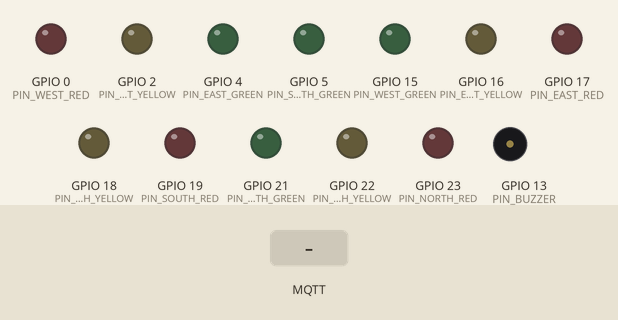
A sketch run on a simulated ESP32. Parts: output pins drawn as LEDs (lit = HIGH), buzzer (waves = sounding, pin HIGH). The inputs (shaded band) are chosen by the test bench. WiFi joins after 1.5 s; servers stay silent unless stated; no MQTT or app messages arrive unless stated; what the sketch prints to the serial monitor is not drawn.

Above: at 0.0 s.
At 3.7 s:
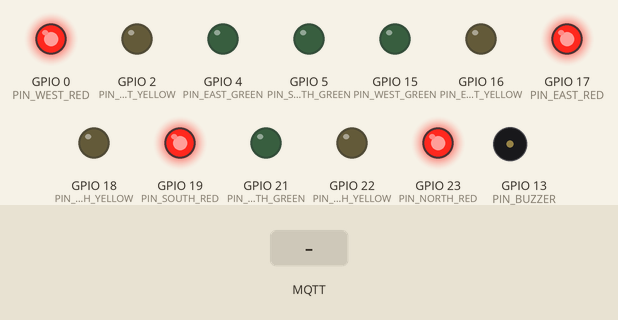
3.8 s: MQTT message "GREEN" arrives on the first subscribed topic
5.3 s: MQTT message "1" arrives on the first subscribed topic
At 20.8 s:
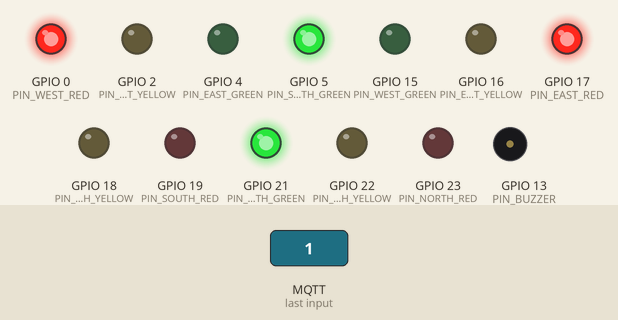
Timing chart, 0 to 27.8 s (numbered marks = the images above; inputs shaded):
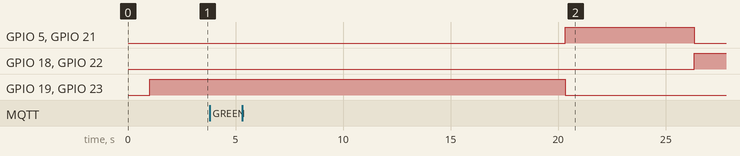

Measured:
- after the input at 3.8 s, every drawn part: stays the same

The sketch:

traffic_signal.ino
```cpp
/*
 * ==============================================================================
 * PROJECT: Smart Acoustic & Vision Traffic Signal (ESP32 IoT Controller)
 * SUBTITLE: Real-Time Multimodal AI Traffic Signal Management
 *
 * DESCRIPTION:
 * Controls miniature 4-way physical traffic signal LEDs (North, South, East, West)
 * based on commands received via MQTT from the Python AI Decision Engine.
 *
 * FAIL-SAFE:
 * If Wi-Fi or MQTT connection is lost for > 15 seconds, the ESP32 automatically
 * falls back to an autonomous local cycle with safe yellow transitions.
 * ==============================================================================
 */

#include <WiFi.h>
#include <PubSubClient.h>
#include <ArduinoJson.h>

// ==============================================================================
// 1. PIN DEFINITIONS (Easily Configurable for Breadboard Wiring)
// ==============================================================================
// NORTH INTERSECTION LEDs
#define PIN_NORTH_RED     23
#define PIN_NORTH_YELLOW  22
#define PIN_NORTH_GREEN   21

// SOUTH INTERSECTION LEDs
#define PIN_SOUTH_RED     19
#define PIN_SOUTH_YELLOW  18
#define PIN_SOUTH_GREEN   5

// EAST INTERSECTION LEDs
#define PIN_EAST_RED      17
#define PIN_EAST_YELLOW   16
#define PIN_EAST_GREEN    4

// WEST INTERSECTION LEDs
#define PIN_WEST_RED      0
#define PIN_WEST_YELLOW   2
#define PIN_WEST_GREEN    15

// OPTIONAL BUZZER (Beeps during Emergency Corridor)
#define PIN_BUZZER        13

// ==============================================================================
// 2. NETWORK & MQTT CONFIGURATION
// ==============================================================================
const char* WIFI_SSID       = "YOUR_WIFI_SSID";
const char* WIFI_PASSWORD   = "YOUR_WIFI_PASSWORD";

const char* MQTT_BROKER     = "192.168.1.100";  // IP address of Laptop running backend
const int   MQTT_PORT       = 1883;
const char* MQTT_CLIENT_ID  = "ESP32_Traffic_Signal";
const char* MQTT_USER       = "";               // Leave blank if no authentication
const char* MQTT_PASSWORD   = "";

// MQTT TOPICS
const char* TOPIC_SIGNAL    = "traffic/signal";
const char* TOPIC_STATUS    = "traffic/status";

// ==============================================================================
// 3. GLOBAL OBJECTS & STATE VARIABLES
// ==============================================================================
WiFiClient espClient;
PubSubClient mqttClient(espClient);

unsigned long lastMqttMessageTime = 0;
unsigned long lastHeartbeatTime   = 0;
const unsigned long FAILSAFE_TIMEOUT_MS = 15000;  // 15 seconds timeout
bool isAutonomousMode = false;

// ==============================================================================
// 4. HELPER FUNCTIONS: LED HARDWARE CONTROL
// ==============================================================================
void setupPins() {
  pinMode(PIN_NORTH_RED, OUTPUT);
  pinMode(PIN_NORTH_YELLOW, OUTPUT);
  pinMode(PIN_NORTH_GREEN, OUTPUT);

  pinMode(PIN_SOUTH_RED, OUTPUT);
  pinMode(PIN_SOUTH_YELLOW, OUTPUT);
  pinMode(PIN_SOUTH_GREEN, OUTPUT);

  pinMode(PIN_EAST_RED, OUTPUT);
  pinMode(PIN_EAST_YELLOW, OUTPUT);
  pinMode(PIN_EAST_GREEN, OUTPUT);

  pinMode(PIN_WEST_RED, OUTPUT);
  pinMode(PIN_WEST_YELLOW, OUTPUT);
  pinMode(PIN_WEST_GREEN, OUTPUT);

  pinMode(PIN_BUZZER, OUTPUT);
  digitalWrite(PIN_BUZZER, LOW);

  // Turn all RED during boot
  setAllRed();
}

void setSignalHead(int pinRed, int pinYellow, int pinGreen, const char* state) {
  if (strcmp(state, "GREEN") == 0) {
    digitalWrite(pinRed, LOW);
    digitalWrite(pinYellow, LOW);
    digitalWrite(pinGreen, HIGH);
  } else if (strcmp(state, "YELLOW") == 0) {
    digitalWrite(pinRed, LOW);
    digitalWrite(pinYellow, HIGH);
    digitalWrite(pinGreen, LOW);
  } else { // Default RED
    digitalWrite(pinRed, HIGH);
    digitalWrite(pinYellow, LOW);
    digitalWrite(pinGreen, LOW);
  }
}

void setAllRed() {
  setSignalHead(PIN_NORTH_RED, PIN_NORTH_YELLOW, PIN_NORTH_GREEN, "RED");
  setSignalHead(PIN_SOUTH_RED, PIN_SOUTH_YELLOW, PIN_SOUTH_GREEN, "RED");
  setSignalHead(PIN_EAST_RED, PIN_EAST_YELLOW, PIN_EAST_GREEN, "RED");
  setSignalHead(PIN_WEST_RED, PIN_WEST_YELLOW, PIN_WEST_GREEN, "RED");
}

void applySignals(const char* north, const char* south, const char* east, const char* west, bool buzzerActive) {
  setSignalHead(PIN_NORTH_RED, PIN_NORTH_YELLOW, PIN_NORTH_GREEN, north);
  setSignalHead(PIN_SOUTH_RED, PIN_SOUTH_YELLOW, PIN_SOUTH_GREEN, south);
  setSignalHead(PIN_EAST_RED, PIN_EAST_YELLOW, PIN_EAST_GREEN, east);
  setSignalHead(PIN_WEST_RED, PIN_WEST_YELLOW, PIN_WEST_GREEN, west);
  digitalWrite(PIN_BUZZER, buzzerActive ? HIGH : LOW);
}

// ==============================================================================
// 5. MQTT MESSAGE CALLBACK & JSON PARSER
// ==============================================================================
void onMqttMessage(char* topic, byte* payload, unsigned int length) {
  lastMqttMessageTime = millis();
  isAutonomousMode = false;

  StaticJsonDocument<512> doc;
  DeserializationError error = deserializeJson(doc, payload, length);

  if (error) {
    Serial.print(F("JSON parsing failed: "));
    Serial.println(error.f_str());
    return;
  }

  const char* mode = doc["mode"] | "NORMAL";
  JsonObject signals = doc["signals"];

  const char* north = signals["NORTH"] | "RED";
  const char* south = signals["SOUTH"] | "RED";
  const char* east  = signals["EAST"]  | "RED";
  const char* west  = signals["WEST"]  | "RED";

  bool isEmergency = (strcmp(mode, "EMERGENCY") == 0);
  applySignals(north, south, east, west, isEmergency);

  Serial.printf("[SIGNAL UPDATE] Mode: %s | N:%s S:%s E:%s W:%s\n", mode, north, south, east, west);
}

// ==============================================================================
// 6. NETWORK & MQTT RECONNECTION
// ==============================================================================
void connectWiFi() {
  if (WiFi.status() == WL_CONNECTED) return;

  Serial.print("Connecting to Wi-Fi: ");
  Serial.println(WIFI_SSID);
  WiFi.mode(WIFI_STA);
  WiFi.begin(WIFI_SSID, WIFI_PASSWORD);

  int attempts = 0;
  while (WiFi.status() != WL_CONNECTED && attempts < 20) {
    delay(500);
    Serial.print(".");
    attempts++;
  }

  if (WiFi.status() == WL_CONNECTED) {
    Serial.println("\nWi-Fi connected! IP Address: " + WiFi.localIP().toString());
  } else {
    Serial.println("\nWi-Fi connection failed! Running autonomous local cycle.");
  }
}

void connectMQTT() {
  if (mqttClient.connected()) return;

  Serial.print("Connecting to MQTT Broker at ");
  Serial.println(MQTT_BROKER);

  if (mqttClient.connect(MQTT_CLIENT_ID, MQTT_USER, MQTT_PASSWORD)) {
    Serial.println("MQTT Connected successfully!");
    mqttClient.subscribe(TOPIC_SIGNAL);
    lastMqttMessageTime = millis();
  } else {
    Serial.print("MQTT connection failed, rc=");
    Serial.println(mqttClient.state());
  }
}

void sendHeartbeat() {
  if (!mqttClient.connected()) return;

  StaticJsonDocument<256> doc;
  doc["device"] = "ESP32_TRAFFIC_SIGNAL";
  doc["status"] = isAutonomousMode ? "AUTONOMOUS_FALLBACK" : "ONLINE_SLAVE";
  doc["ip"] = WiFi.localIP().toString();
  doc["rssi"] = WiFi.RSSI();
  doc["uptime_ms"] = millis();

  char buffer[256];
  serializeJson(doc, buffer);
  mqttClient.publish(TOPIC_STATUS, buffer);
}

// ==============================================================================
// 7. FAIL-SAFE AUTONOMOUS FALLBACK (Runs if Wi-Fi/MQTT is disconnected)
// ==============================================================================
void runAutonomousFailsafe() {
  isAutonomousMode = true;
  digitalWrite(PIN_BUZZER, LOW);

  // Phase 1: NS Green, EW Red (6s)
  applySignals("GREEN", "GREEN", "RED", "RED", false);
  delay(6000);

  // Phase 2: NS Yellow, EW Red (2s)
  applySignals("YELLOW", "YELLOW", "RED", "RED", false);
  delay(2000);

  // Phase 3: All Red (1s)
  applySignals("RED", "RED", "RED", "RED", false);
  delay(1000);

  // Phase 4: EW Green, NS Red (6s)
  applySignals("RED", "RED", "GREEN", "GREEN", false);
  delay(6000);

  // Phase 5: EW Yellow, NS Red (2s)
  applySignals("RED", "RED", "YELLOW", "YELLOW", false);
  delay(2000);

  // Phase 6: All Red (1s)
  applySignals("RED", "RED", "RED", "RED", false);
  delay(1000);
}

// ==============================================================================
// 8. MAIN SETUP & LOOP
// ==============================================================================
void setup() {
  Serial.begin(115200);
  delay(1000);
  Serial.println("\n=============================================");
  Serial.println("  Smart Acoustic & Vision Traffic Signal");
  Serial.println("  ESP32 Miniature 4-Way Traffic Controller");
  Serial.println("=============================================");

  setupPins();

  mqttClient.setServer(MQTT_BROKER, MQTT_PORT);
  mqttClient.setCallback(onMqttMessage);
  mqttClient.setBufferSize(512);

  connectWiFi();
  connectMQTT();
  lastMqttMessageTime = millis();
}

void loop() {
  // Check Wi-Fi and MQTT
  if (WiFi.status() == WL_CONNECTED) {
    if (!mqttClient.connected()) {
      connectMQTT();
    } else {
      mqttClient.loop();
    }
  }

  // Periodic heartbeat every 4 seconds
  if (millis() - lastHeartbeatTime > 4000) {
    sendHeartbeat();
    lastHeartbeatTime = millis();
  }

  // Check failsafe condition
  if (millis() - lastMqttMessageTime > FAILSAFE_TIMEOUT_MS) {
    Serial.println("[WARNING] No message from AI Backend for > 15s. Running autonomous failsafe...");
    runAutonomousFailsafe();
    lastMqttMessageTime = millis(); // Refresh after cycle
  }

  delay(20);
}
```
